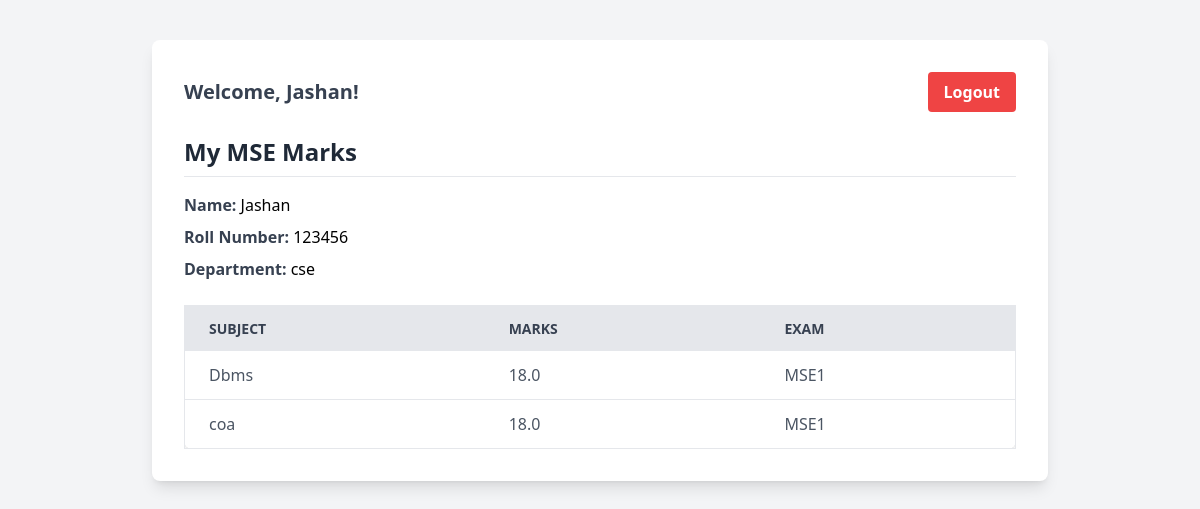
/academics/my-marks/ (signed in), run on an earlier commit of the app's database.
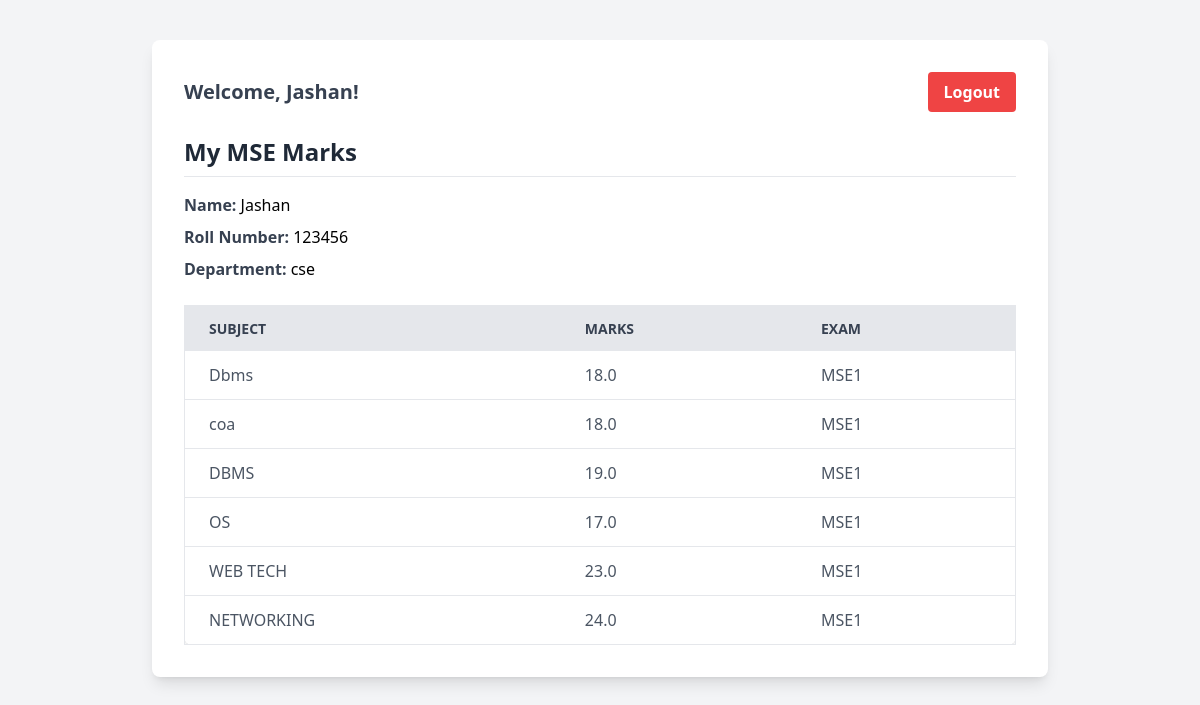
And on a later commit of the database.
### academics/models.py (models this page shows, shortened)
class StudentProfile(models.Model):
    user = models.OneToOneField(User, on_delete=models.CASCADE)
    roll_number = models.CharField(max_length=20, unique=True)
    department = models.CharField(max_length=50)

class MSEMark(models.Model):
    student = models.ForeignKey(StudentProfile, on_delete=models.CASCADE)
    subject = models.CharField(max_length=100)
    marks = models.FloatField()
    exam_type = models.CharField(max_length=10, choices=[('MSE1', 'MSE 1'), ('MSE2', 'MSE 2')])

### academics/views.py (the view)
# urls.py: path('my-marks/', views.my_marks, name='my_marks'),
@login_required
def my_marks(request):
    try:
        student = StudentProfile.objects.get(user=request.user)
        marks = MSEMark.objects.filter(student=student)
    except StudentProfile.DoesNotExist:
        student = None
        marks = []
    return render(request, 'my_marks.html', {
        'student': student,
        'marks': marks
    })

### academics/templates/my_marks.html (shortened to what this page needs)
<!DOCTYPE html>
<html lang="en">
<head>
    <script src="https://cdn.tailwindcss.com"></script>
</head>
<body class="bg-gray-100 font-sans min-h-screen flex flex-col items-center py-10">
    <div class="w-full max-w-4xl bg-white shadow-lg rounded-lg p-8">
        {% if user.is_authenticated %}
        <div class="flex justify-between items-center mb-6">
            <p class="text-xl font-semibold text-gray-700">Welcome, {{ user.first_name }}!</p>
            <form method="POST" action="{% url 'logout' %}">
                <button type="submit"
                    class="bg-red-500 hover:bg-red-600 text-white font-bold py-2 px-4 rounded">
                    Logout
                </button>
            </form>
        </div>
        {% endif %}
        <h2 class="text-2xl font-bold text-gray-800 mb-4 border-b pb-2">My MSE Marks</h2>
        <div class="mb-6 space-y-2">
            <p><strong class="text-gray-700">Name:</strong> {{ student.user.first_name }}</p>
            <p><strong class="text-gray-700">Roll Number:</strong> {{ student.roll_number }}</p>
            <p><strong class="text-gray-700">Department:</strong> {{ student.department }}</p>
        </div>
        <div class="overflow-x-auto">
            <table class="min-w-full bg-white border border-gray-200 shadow rounded-lg">
                <thead class="bg-gray-200 text-gray-700 uppercase text-sm leading-normal">
                    <tr>
                        <th class="py-3 px-6 text-left">Subject</th>
                        <th class="py-3 px-6 text-left">Marks</th>
                        <th class="py-3 px-6 text-left">Exam</th>
                    </tr>
                </thead>
                <tbody class="text-gray-600">
                    {% for mark in marks %}
                    <tr class="border-b hover:bg-gray-50">
                        <td class="py-3 px-6">{{ mark.subject }}</td>
                        <td class="py-3 px-6">{{ mark.marks }}</td>
                        <td class="py-3 px-6">{{ mark.exam_type }}</td>
                    </tr>
                    {% empty %}
                    <tr>
                        <td colspan="3" class="py-3 px-6 text-center text-gray-500">No marks available yet.</td>
                    </tr>
                    {% endfor %}
                </tbody>
            </table>
        </div>
    </div>
</body>
</html>

What changed in the data, as far as the page shows it:
added MSEMark: subject "DBMS", marks "19.0", exam_type "MSE1"
added MSEMark: subject "OS", marks "17.0", exam_type "MSE1"
added MSEMark: subject "WEB TECH", marks "23.0", exam_type "MSE1"
added MSEMark: subject "NETWORKING", marks "24.0", exam_type "MSE1"
